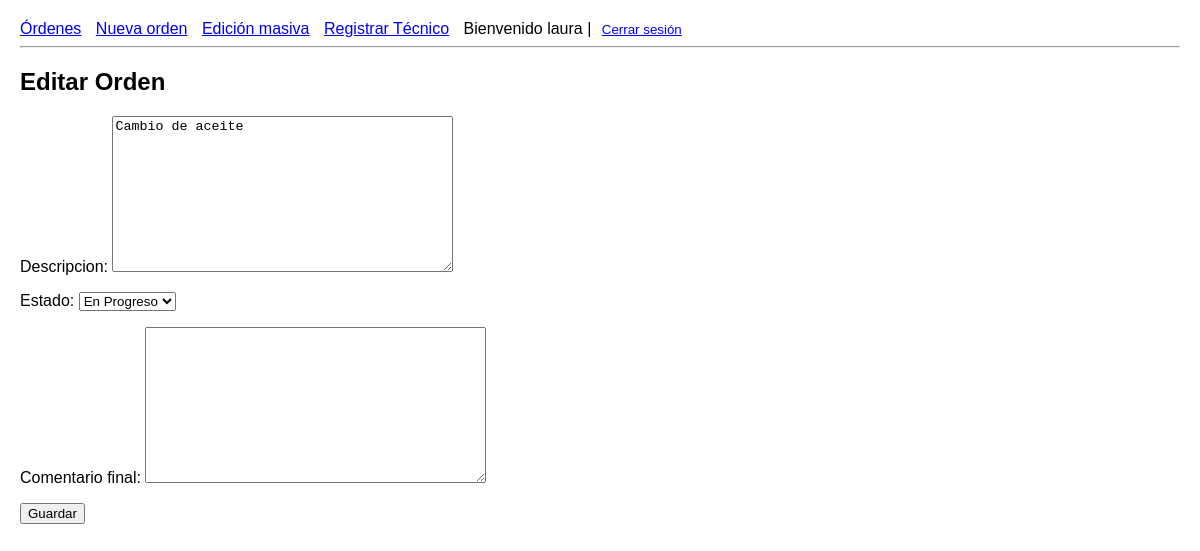
/ordenes/6/editar/ (signed in), run on an earlier commit of the app's database.
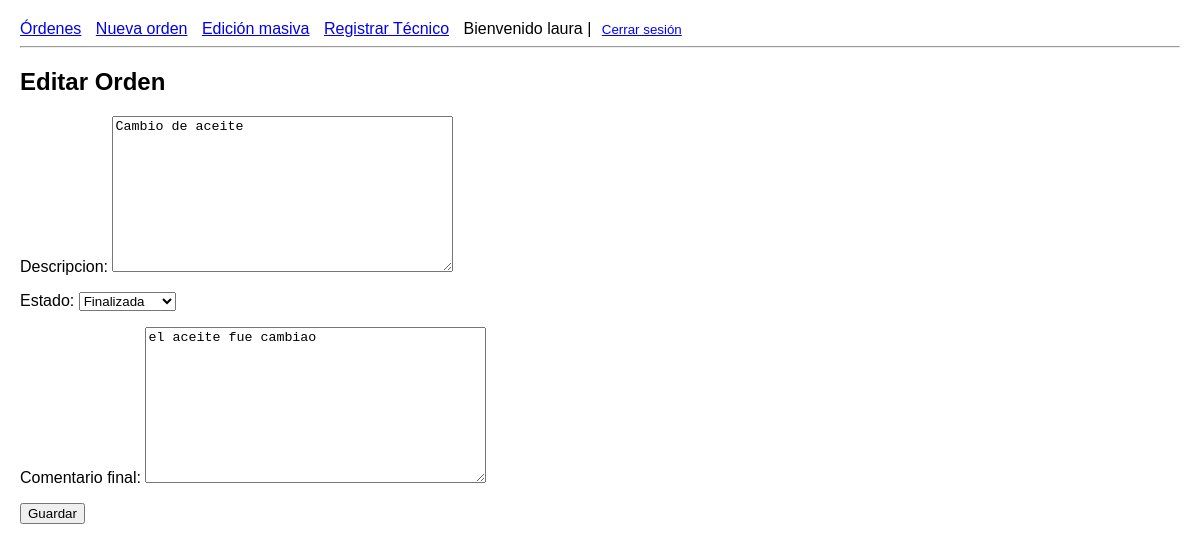
And on a later commit of the database.
### ordenes/models.py (models this page shows, shortened)
class OrdenServicio(models.Model):
    descripcion = models.TextField()
    tecnico_asignado = models.ForeignKey(User, on_delete=models.CASCADE, related_name='ordenes_asignadas')
    estado = models.CharField(max_length=20, choices=[
        ('pendiente', 'Pendiente'),
        ('en_progreso', 'En Progreso'),
        ('finalizada', 'Finalizada')
    ])
    comentario_final = models.TextField(blank = True, null = True)
    fecha_creacion = models.DateTimeField(auto_now_add=True)

### ordenes/views.py (the view)
# urls.py: path('ordenes/<int:pk>/editar/', views.OrdenUpdateView.as_view(), name='orden_update'),
class OrdenUpdateView(LoginRequiredMixin, TecnicoPropietarioMixin, UpdateView):
    model = OrdenServicio
    form_class = OrdenServicioForm
    template_name = 'ordenes/orden_form.html'
    success_url = reverse_lazy('orden_list')

### ordenes/forms.py (shortened to what this page needs)
class OrdenServicioForm(forms.ModelForm):
    class Meta:
        model = OrdenServicio
        fields = ['descripcion', 'estado', 'comentario_final']

### ordenes/mixins.py (called while the page is built)
    def dispatch(self, request, *args, **kwargs):
        obj = self.get_object()
        if obj.tecnico_asignado != request.user and not request.user.is_superuser:
            raise PermissionDenied('Usted que piensa de la vida, buscando lo que no debe ver.')
        return super().dispatch(request, *args, **kwargs)

### ordenes/templates/ordenes/orden_form.html (shortened to what this page needs)
{% extends "ordenes/base.html" %}
{% block content %}
<h2>{% if object %}Editar{% else %}Nueva{% endif %} Orden</h2>
<form method="post">
  {{ form.as_p }}
  <button type="submit">Guardar</button>
</form>
{% endblock %}

What changed in the data, as far as the page shows it:
changed OrdenServicio "Cambio de aceite": estado "En Progreso" → "Finalizada"; comentario_final (not shown) → "el aceite fue cambiao"
